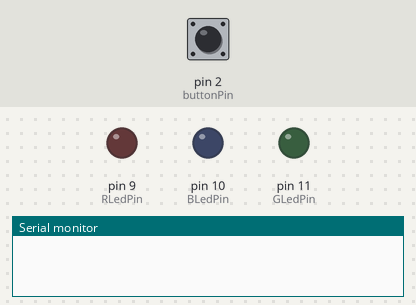
The sketch below on a simulated Arduino Uno, built with avr-gcc and run on an emulated ATmega328P. On the bench: output pins drawn as LEDs (lit = HIGH), the last lines printed to the serial monitor. Dashed ring = blinking. The test bench sets the inputs (shaded band); at power-on: pin 2 (buttonPin) HIGH.

Above: at 1.2 s.
1.3 s: pin 2 (buttonPin) pulled LOW for 3.2 s
At 4.9 s:
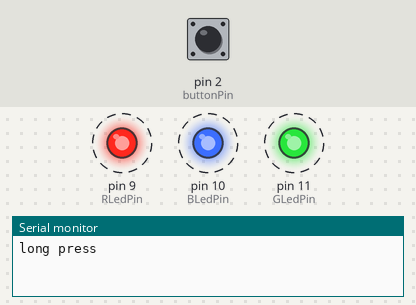
7.5 s: pin 2 (buttonPin) pulled LOW for 0.15 s
At 8.4 s:
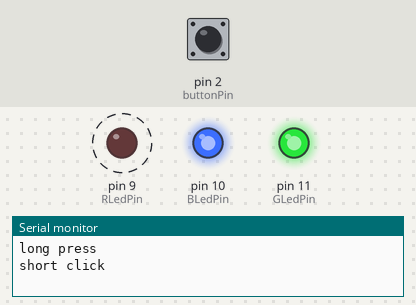
10.6 s: pin 2 (buttonPin) pulled LOW for 1 s
At 12.4 s:
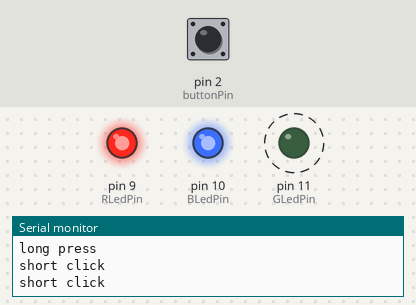
14.6 s: pin 2 (buttonPin) pulled LOW for 3.2 s
At 17.98 s:
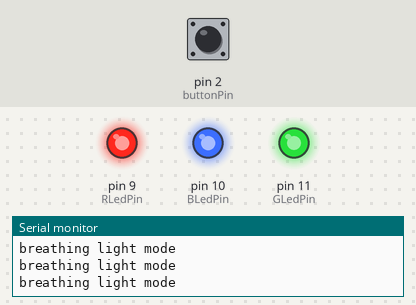
20.2 s: pin 2 (buttonPin) pulled LOW for 0.15 s
23.3 s: pin 2 (buttonPin) pulled LOW for 0.15 s
Timing chart, 0 to 27.3 s (numbered marks = the images above; inputs shaded):
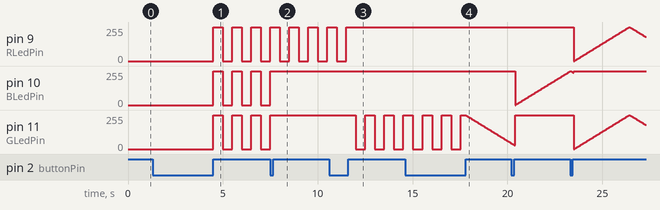

The sketch:

HomeWork_3.ino
```cpp
const int buttonPin = 2;

const int RLedPin = 9;
const int GLedPin = 11;
const int BLedPin = 10;

int ButtonState = 0;

bool buttonPressed = false;

unsigned long PressingTime = 0;

const int longPressInterval = 2000;

int lightNum = 0;

int RLightColor = 0;
int GLightColor = 0;
int BLightColor = 0;

int RCurrentColor = 0;
int BCurrentColor = 0;
int GCurrentColor = 0;

int currentMode = 0;

unsigned long blinkTimer = 0;

const int blinkInterval = 500;

bool blinkOn = true;

const int fadeAmount = 2;
int fadeDirection = 1;

void setup(){
  pinMode(buttonPin, INPUT);
  pinMode(RLedPin, OUTPUT);
  pinMode(BLedPin, OUTPUT);
  pinMode(GLedPin, OUTPUT);
  Serial.begin(9600);

}

void loop(){
  checkButton();
  updateLEDColor();
  setRGBLEDColor(RCurrentColor, GCurrentColor, BCurrentColor);

}
void checkButton(){
ButtonState = digitalRead(buttonPin);

  if(ButtonState == LOW && !buttonPressed){
    PressingTime = millis();
    buttonPressed = true;
  }

  if(ButtonState == HIGH && buttonPressed){
    unsigned long currentTime = millis();
    if(currentTime - PressingTime < longPressInterval){
      //short click
      Serial.println("short click");
      changeLEDColor();
    }
    else{
      //long press
      Serial.println("long press");
      changeMode();
    }
    buttonPressed = false;
  }
}

void setRGBLEDColor(int r, int g, int b){
  analogWrite(RLedPin, r);
  analogWrite(GLedPin, g);
  analogWrite(BLedPin, b);
}

void changeLEDColor(){
  lightNum = lightNum +1;
  if(lightNum >= 5)
  lightNum=0;

  if(lightNum == 0){ //white
    RLightColor = 0;
    GLightColor = 0;
    BLightColor = 0;
  }

  if(lightNum == 1){ //red
    RLightColor = 0;
    GLightColor = 255;
    BLightColor = 255;
  }

  if(lightNum == 2){ //grenn
    RLightColor = 255;
    GLightColor = 0;
    BLightColor = 255;
  }

  if(lightNum == 3){ //blue
    RLightColor = 255;
    GLightColor = 255;
    BLightColor = 0;
  }

  if(lightNum == 4){ //yellow
    RLightColor = 0;
    GLightColor = 0;
    BLightColor = 255;
  }
  RCurrentColor = RLightColor;
  GCurrentColor = GLightColor;
  BCurrentColor = BLightColor;
}

void changeMode(){
  currentMode = currentMode + 1;
  if(currentMode >= 3){
    currentMode = 0;
  }

  if(currentMode == 1){
    blinkTimer = 0;
    blinkOn = true;
  }
  if(currentMode== 2){
    fadeDirection = 1;
  }
}

void updateLEDColor (){
  if(currentMode == 0){
    RCurrentColor = RLightColor;
    GCurrentColor = GLightColor;
    BCurrentColor = BLightColor;
  }

  else if(currentMode == 1){
    unsigned long currentTime = millis();
    if(currentTime - blinkTimer > blinkInterval){
      blinkOn = !blinkOn;
      blinkTimer = currentTime;
    }

    if(blinkOn){
      RCurrentColor = RLightColor;
      GCurrentColor = GLightColor;
      BCurrentColor = BLightColor;
    }

    else{
      RCurrentColor = 255;
      BCurrentColor = 255;
      GCurrentColor = 255;

    }
  }
  else if(currentMode == 2){
    Serial.println("breathing light mode");
    bool negativeDir = false;
    if(RLightColor == 0){
      RCurrentColor = RCurrentColor + fadeDirection * fadeAmount;
      if(RCurrentColor > (255 -RLightColor) || (RCurrentColor < 0)){
        negativeDir = true;
      }

      if(RCurrentColor < 0) RCurrentColor = 0;
      if(RCurrentColor > 255) RCurrentColor = 255;
    }

    if(GLightColor == 0){
      GCurrentColor = GCurrentColor + fadeDirection * fadeAmount;
      if(GCurrentColor > (255 -GLightColor) || (GCurrentColor < 0)){
        negativeDir = true;
      }

      if(GCurrentColor < 0) GCurrentColor = 0;
      if(GCurrentColor > 255) GCurrentColor = 255;
    }

    if(BLightColor == 0){
      BCurrentColor = BCurrentColor + fadeDirection * fadeAmount;
      if(BCurrentColor > (255 - BLightColor) || (BCurrentColor < 0)){
        negativeDir = true;
      }

      if(BCurrentColor < 0) BCurrentColor = 0;
      if(BCurrentColor > 255) BCurrentColor = 255;
    }

    if(negativeDir)
      fadeDirection = - fadeDirection;

    delay(10);
  }

}
```

Measured:
- after the input at 1.3 s, pin 9 (RLedPin), pin 10 (BLedPin), pin 11 (GLedPin): alternates 255/255 for 0.50 s and 0/255 for 0.50 s, starting after 3.2 s
- after the input at 7.5 s, pin 10 (BLedPin), pin 11 (GLedPin): goes on until 7.5 s, then stays 255/255
- after the input at 10.6 s, pin 9 (RLedPin): goes on until 11.5 s, then stays 255/255; pin 11 (GLedPin): alternates 255/255 for 0.50 s and 0/255 for 0.50 s, starting after 1.4 s
